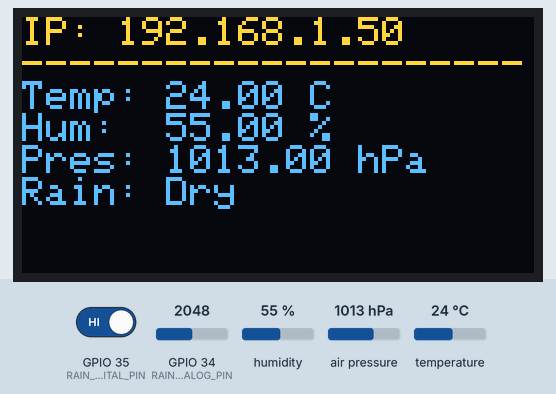
This sketch was run on a simulated ESP32. Parts: 128×64 one-colour display. Inputs (shaded band) come from the test bench; at power-on: GPIO 35 (RAIN_DIGITAL_PIN) HIGH, GPIO 34 (RAIN_ANALOG_PIN) = 2048, humidity 55 %, air pressure 1013 hPa, temperature 24 °C. The OLED is the two-colour kind (top 16 rows yellow); WiFi joins after 1.5 s; servers stay silent unless stated; what the sketch prints to the serial monitor is not drawn.

Above: at 2.7 s.
2.8 s: GPIO 35 (RAIN_DIGITAL_PIN) driven LOW
At 5.1 s:
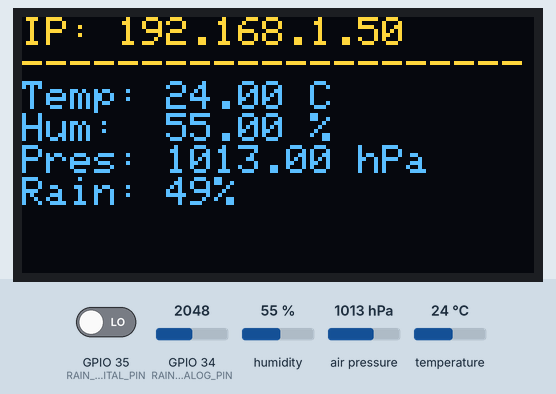
5.5 s: GPIO 34 (RAIN_ANALOG_PIN) set to 2866
At 6.7 s:
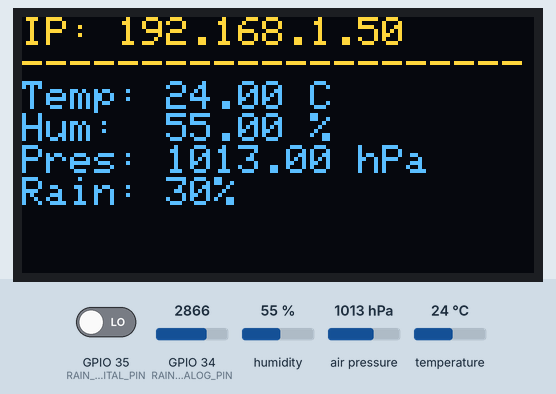
7.5 s: humidity set to 22 %
At 9.2 s:
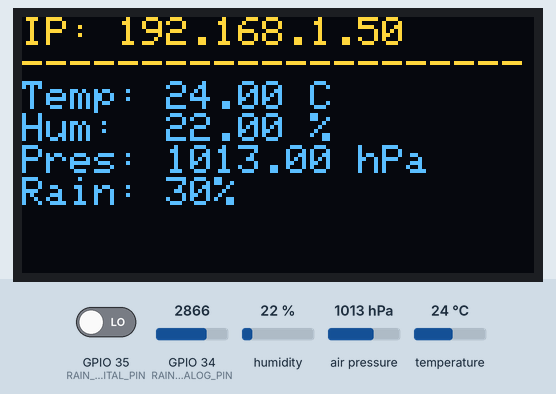
9.5 s: air pressure set to 952 hPa
At 10.9 s:
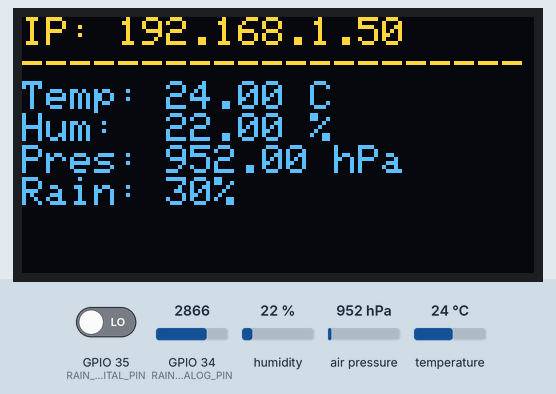
11.5 s: temperature set to 12 °C
At 12.4 s:
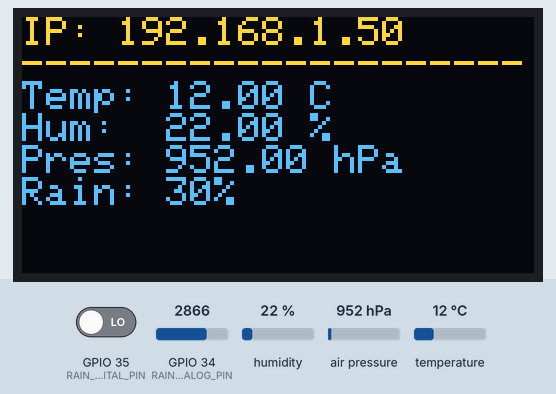
13.5 s: GPIO 34 (RAIN_ANALOG_PIN) set to 3972
At 15.2 s:
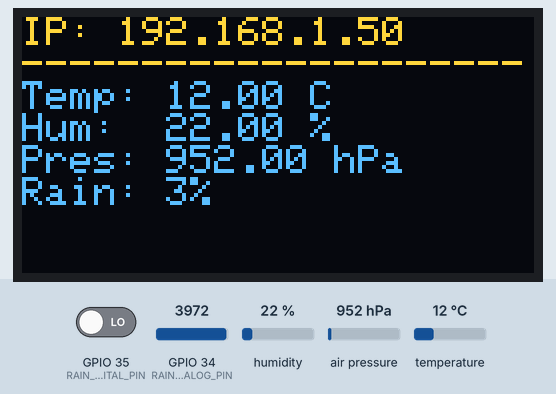
Timing chart, 0 to 16.5 s (numbered marks = the images above; inputs shaded):
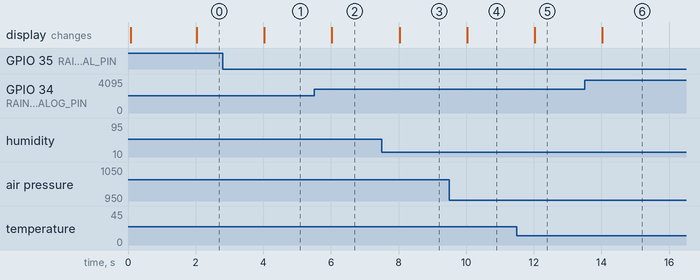

The sketch:

weather-station.ino
```cpp
#include <Wire.h>
#include <WiFi.h>
#include <WebServer.h>
#include <Adafruit_Sensor.h>
#include <Adafruit_BME280.h>
#include <Adafruit_GFX.h>
#include <Adafruit_SSD1306.h>

const char* ssid = "Wi-Fi Name";
const char* password = "Wi-Fi password";

#define SCREEN_WIDTH 128
#define SCREEN_HEIGHT 64
#define OLED_RESET -1
#define RAIN_ANALOG_PIN 34
#define RAIN_DIGITAL_PIN 35

Adafruit_SSD1306 display(SCREEN_WIDTH, SCREEN_HEIGHT, &Wire, OLED_RESET);
Adafruit_BME280 bme;
WebServer server(80);

float temperature = 0.0;
float humidity = 0.0;
float pressure = 0.0;
int rainPercentage = 0;
String rainStatus = "Dry";

unsigned long previousMillis = 0;
const long interval = 2000;

void handleRoot() {
  String html = "<!DOCTYPE html><html>";
  html += "<head><meta name=\"viewport\" content=\"width=device-width, initial-scale=1\">";
  html += "<meta http-equiv=\"refresh\" content=\"5\">";
  html += "<style>body { font-family: Arial; text-align: center; margin-top: 50px; }";
  html += "h1 { color: #333333; } .data { font-size: 24px; color: #0066cc; margin: 10px; }</style></head>";
  html += "<body><h1>ESP32 Weather Station</h1>";
  html += "<div class=\"data\">Temperature: " + String(temperature) + " &deg;C</div>";
  html += "<div class=\"data\">Humidity: " + String(humidity) + " %</div>";
  html += "<div class=\"data\">Pressure: " + String(pressure) + " hPa</div>";
  html += "<hr style=\"width:50%;\">";
  html += "<div class=\"data\">Status: " + rainStatus + "</div>";
  html += "<div class=\"data\">Rain Intensity: " + String(rainPercentage) + " %</div>";
  html += "</body></html>";

  server.send(200, "text/html", html);
}

void setup() {
  Serial.begin(115200);
  pinMode(RAIN_DIGITAL_PIN, INPUT);

  // init OLED
  if(!display.begin(SSD1306_SWITCHCAPVCC, 0x3C)) {
    Serial.println("SSD1306 allocation failed");
    for(;;);
  }

  display.clearDisplay();
  display.setTextSize(1);
  display.setTextColor(WHITE);
  display.setCursor(0, 10);
  display.println("Starting up...");
  display.display();

  // init BME280
  if (!bme.begin(0x76)) {
    Serial.println("Could not find a valid BME280 sensor, check wiring!");
    while (1);
  }

  WiFi.begin(ssid, password);
  display.clearDisplay();
  display.setCursor(0,0);
  display.println("Connecting to WiFi");
  display.display();

  while (WiFi.status() != WL_CONNECTED) {
    delay(500);
    Serial.print(".");
  }

  server.on("/", handleRoot);
  server.begin();

  Serial.println("\nWiFi connected.");
  Serial.print("IP address: ");
  Serial.println(WiFi.localIP());
}

void loop() {
  server.handleClient();

  unsigned long currentMillis = millis();

  if (currentMillis - previousMillis >= interval) {
    previousMillis = currentMillis;

    // read sensors
    temperature = bme.readTemperature();
    humidity = bme.readHumidity();
    pressure = bme.readPressure() / 100.0F;

    if (digitalRead(RAIN_DIGITAL_PIN) == LOW) {
      rainStatus = "RAINING!";
    } else {
      rainStatus = "Dry";
    }

    int rawRainValue = analogRead(RAIN_ANALOG_PIN);
    Serial.println("Raw ADC: " + String(rawRainValue));

    rainPercentage = map(rawRainValue, 4095, 0, 0, 100);

    if(rainPercentage < 0) rainPercentage = 0;
    if(rainPercentage > 100) rainPercentage = 100;

    // update display
    display.clearDisplay();
    display.setCursor(0, 0);
    display.print("IP: ");
    display.println(WiFi.localIP());
    display.println("---------------------");

    display.print("Temp: "); display.print(temperature); display.println(" C");
    display.print("Hum:  "); display.print(humidity); display.println(" %");
    display.print("Pres: "); display.print(pressure); display.println(" hPa");

    display.print("Rain: ");
    if (rainStatus == "Dry") {
      display.println("Dry");
    } else {
      display.print(rainPercentage); display.println("%");
    }

    display.display();
  }
}
```

Measured:
- after the input at 2.8 s, the display: changes after 1.2 s (image 1)
- after the input at 5.5 s, the display: changes after 0.53 s (image 2)
- after the input at 7.5 s, the display: changes after 0.53 s (image 3)
- after the input at 9.5 s, the display: changes after 0.53 s (image 4)
- after the input at 11.5 s, the display: changes after 0.53 s (image 5)
- after the input at 13.5 s, the display: changes after 0.53 s (image 6)
